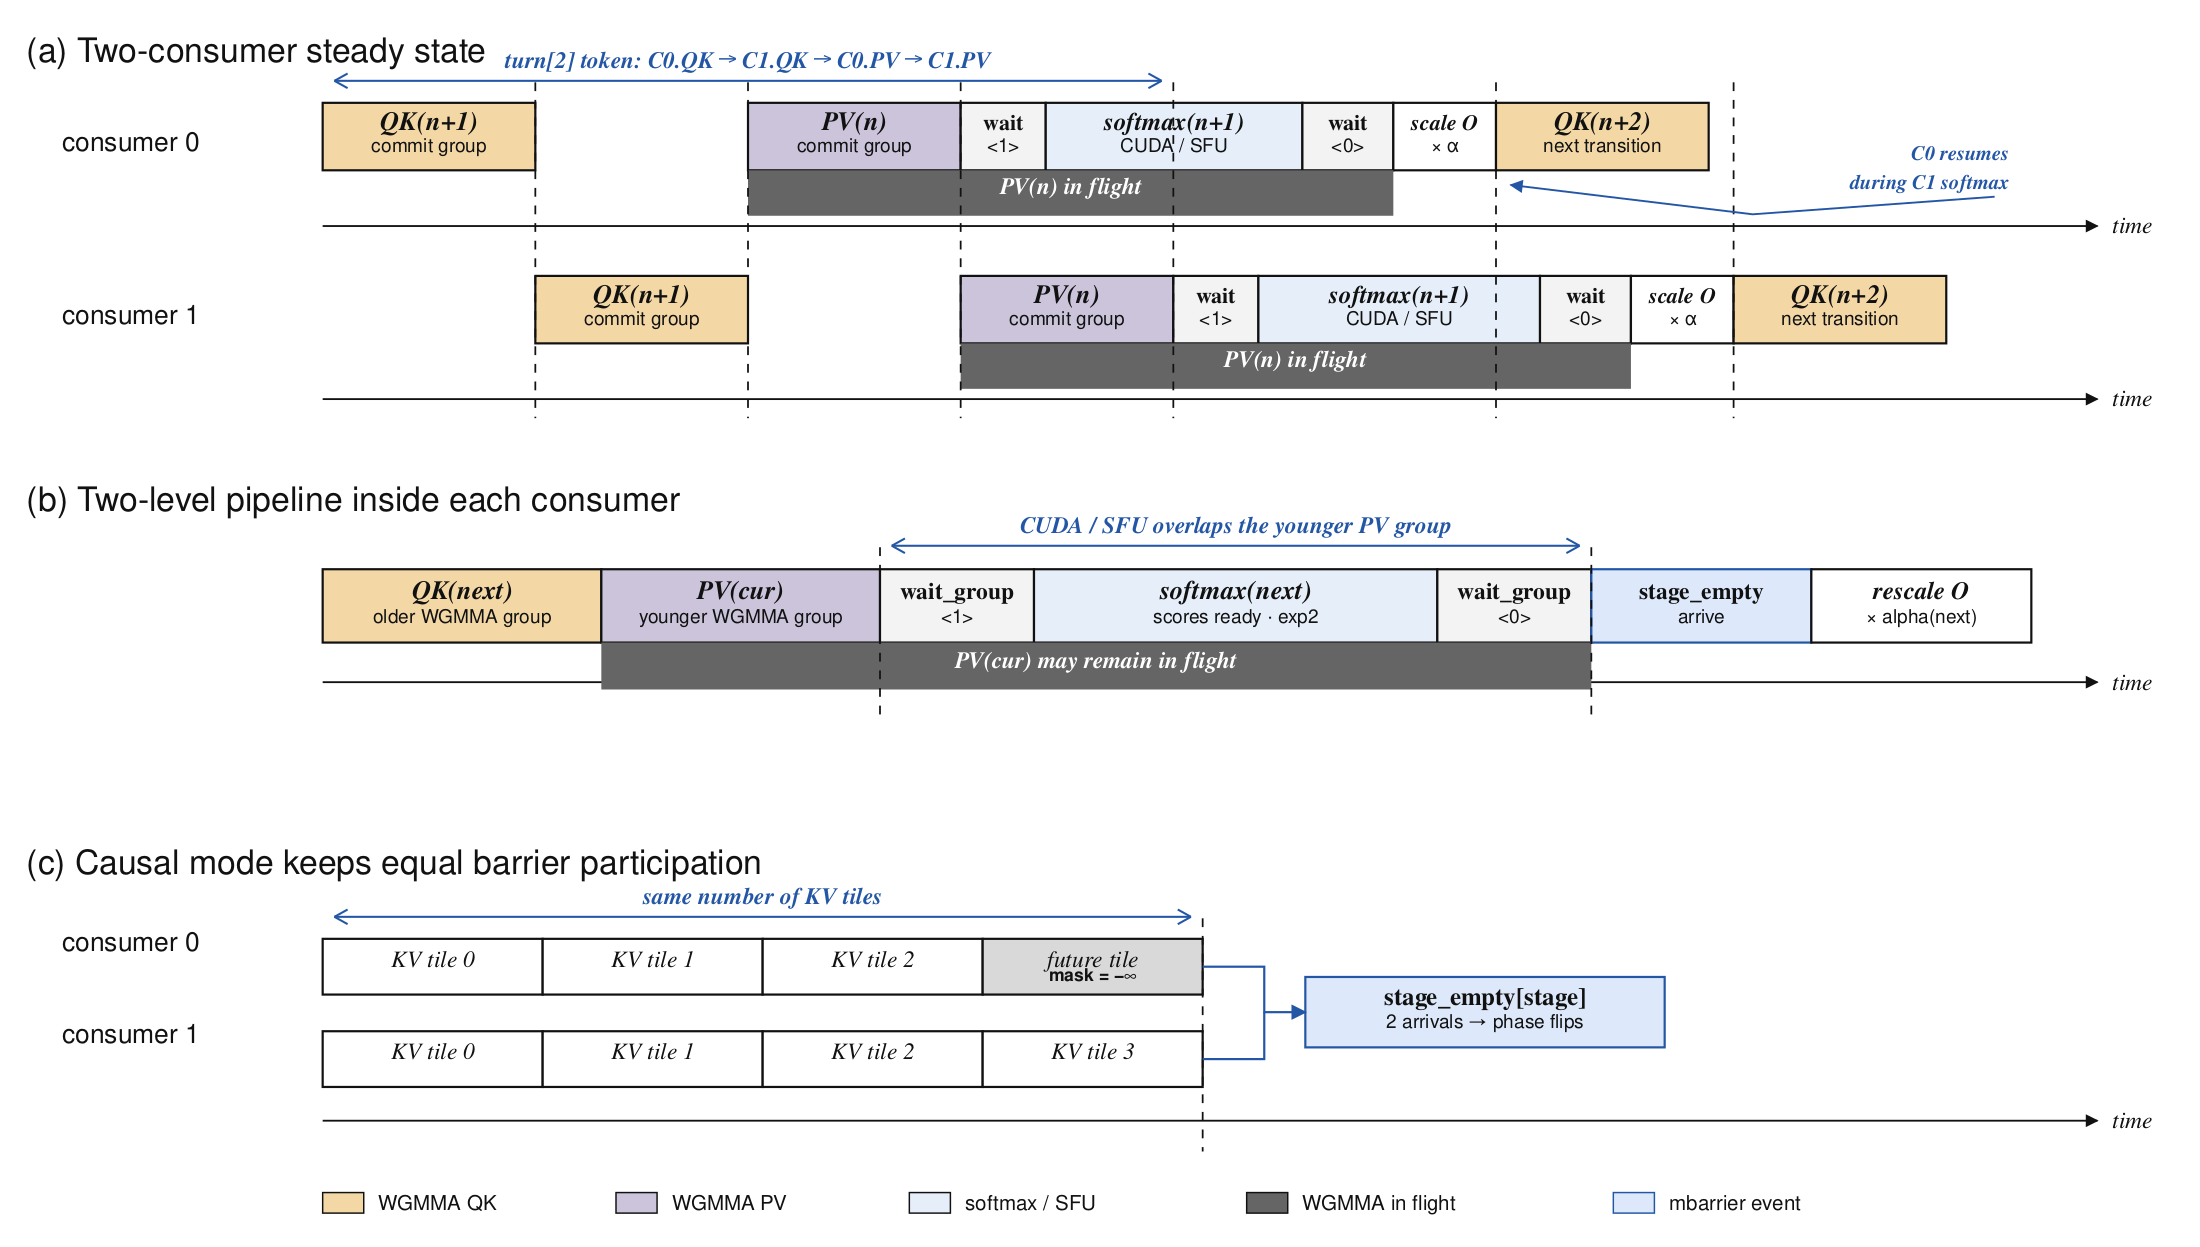

This chart was generated by the following Python code:
#!/usr/bin/env python3
"""Generate a paper-style SVG/PDF of the FA3 intra-WGMMA pipeline.

The SVG is the editable source artifact. The PDF is rendered directly from
that SVG through the system librsvg + Cairo libraries, so it stays vector.
"""

from __future__ import annotations

import argparse
import ctypes
import ctypes.util
import html
from pathlib import Path


W, H = 1500, 850

INK = "#111111"
BLUE = "#2456A6"
BLUE_LIGHT = "#DDE9FA"
QK = "#F3D8A6"
PV = "#CBC4DB"
SOFTMAX = "#E6EEF9"
FLIGHT = "#656565"
WAIT = "#F3F3F3"
MASK = "#D9D9D9"
WHITE = "#FFFFFF"


def esc(value: object) -> str:
    return html.escape(str(value), quote=True)


class SVG:
    def __init__(self) -> None:
        self.out: list[str] = []

    def add(self, raw: str) -> None:
        self.out.append(raw)

    def rect(self, x, y, w, h, fill=WHITE, stroke=INK, sw=1.5,
             dash: str | None = None) -> None:
        extra = f' stroke-dasharray="{dash}"' if dash else ""
        self.add(
            f'<rect x="{x}" y="{y}" width="{w}" height="{h}" '
            f'fill="{fill}" stroke="{stroke}" stroke-width="{sw}"{extra}/>'
        )

    def line(self, x1, y1, x2, y2, stroke=INK, sw=1.5,
             dash: str | None = None, marker: str | None = None) -> None:
        extra = f' stroke-dasharray="{dash}"' if dash else ""
        if marker:
            extra += f' marker-end="url(#{marker})"'
        self.add(
            f'<line x1="{x1}" y1="{y1}" x2="{x2}" y2="{y2}" '
            f'stroke="{stroke}" stroke-width="{sw}"{extra}/>'
        )

    def path(self, d, stroke=INK, sw=1.5, fill="none",
             dash: str | None = None, marker: str | None = None) -> None:
        extra = f' stroke-dasharray="{dash}"' if dash else ""
        if marker:
            extra += f' marker-end="url(#{marker})"'
        self.add(
            f'<path d="{d}" fill="{fill}" stroke="{stroke}" '
            f'stroke-width="{sw}"{extra}/>'
        )

    def text(self, x, y, value, size=18, weight=400, fill=INK,
             anchor="start", italic=False, family="serif",
             baseline: str | None = None) -> None:
        style = ' font-style="italic"' if italic else ""
        base = f' dominant-baseline="{baseline}"' if baseline else ""
        self.add(
            f'<text x="{x}" y="{y}" font-size="{size}" font-weight="{weight}" '
            f'fill="{fill}" text-anchor="{anchor}" class="{family}"{style}{base}>'
            f'{esc(value)}</text>'
        )


def box(s: SVG, x, y, w, h, label, fill, sub: str | None = None,
        italic=False, size=18, stroke=INK) -> None:
    s.rect(x, y, w, h, fill, stroke, 1.5)
    if sub:
        s.text(x + w / 2, y + h * 0.40, label, size, 600,
               anchor="middle", italic=italic, baseline="middle")
        s.text(x + w / 2, y + h * 0.73, sub, 13, 400,
               anchor="middle", family="sans", baseline="middle")
    else:
        s.text(x + w / 2, y + h / 2, label, size, 500,
               anchor="middle", italic=italic, baseline="middle")


def axis(s: SVG, y: int, x0=220, x1=1430) -> None:
    s.line(x0, y, x1, y, INK, 1.25, marker="arrow")
    s.text(x1 + 10, y + 5, "time", 16, 400, italic=True)


def dashed_boundary(s: SVG, x: int, y1: int, y2: int) -> None:
    s.line(x, y1, x, y2, INK, 1.2, "6 6")


def double_arrow(s: SVG, x1, x2, y, label, size=16) -> None:
    s.line(x1 + 8, y, x2 - 8, y, BLUE, 1.4)
    s.path(f"M {x1 + 8} {y} L {x1 + 17} {y - 5} M {x1 + 8} {y} L {x1 + 17} {y + 5}",
           BLUE, 1.4)
    s.path(f"M {x2 - 8} {y} L {x2 - 17} {y - 5} M {x2 - 8} {y} L {x2 - 17} {y + 5}",
           BLUE, 1.4)
    s.text((x1 + x2) / 2, y - 9, label, size, 600, BLUE,
           anchor="middle", italic=True)


def panel_a(s: SVG) -> None:
    """Actual cross-consumer steady-state schedule."""
    s.text(18, 42, "(a) Two-consumer steady state", 23, 500, family="sans")
    s.text(42, 103, "consumer 0", 18, 500, family="sans")
    s.text(42, 221, "consumer 1", 18, 500, family="sans")

    y0, y1, bh = 70, 188, 46
    axis(s, 154)
    axis(s, 272)

    # Four deterministic commit slots.
    box(s, 220, y0, 145, bh, "QK(n+1)", QK, "commit group", italic=True)
    box(s, 365, y1, 145, bh, "QK(n+1)", QK, "commit group", italic=True)
    box(s, 510, y0, 145, bh, "PV(n)", PV, "commit group", italic=True)
    box(s, 655, y1, 145, bh, "PV(n)", PV, "commit group", italic=True)

    # wait_group<1> exposes scores; softmax overlaps the younger PV group.
    box(s, 655, y0, 58, bh, "wait", WAIT, "<1>", size=15)
    box(s, 713, y0, 175, bh, "softmax(n+1)", SOFTMAX, "CUDA / SFU", italic=True, size=17)
    box(s, 888, y0, 62, bh, "wait", WAIT, "<0>", size=15)
    box(s, 950, y0, 70, bh, "scale O", WHITE, "× α", italic=True, size=15)

    box(s, 800, y1, 58, bh, "wait", WAIT, "<1>", size=15)
    box(s, 858, y1, 192, bh, "softmax(n+1)", SOFTMAX, "CUDA / SFU", italic=True, size=17)
    box(s, 1050, y1, 62, bh, "wait", WAIT, "<0>", size=15)
    box(s, 1112, y1, 70, bh, "scale O", WHITE, "× α", italic=True, size=15)

    # C0 can resume while C1 is still in softmax.
    box(s, 1020, y0, 145, bh, "QK(n+2)", QK, "next transition", italic=True)
    box(s, 1182, y1, 145, bh, "QK(n+2)", QK, "next transition", italic=True)

    # WGMMA remains in flight below each instruction/CUDA row.
    s.rect(510, 116, 440, 31, FLIGHT, FLIGHT, 0)
    s.text(730, 132, "PV(n) in flight", 16, 600, WHITE,
           anchor="middle", italic=True, baseline="middle")
    s.rect(655, 234, 457, 31, FLIGHT, FLIGHT, 0)
    s.text(883, 250, "PV(n) in flight", 16, 600, WHITE,
           anchor="middle", italic=True, baseline="middle")

    # turn[] hand-offs, aligned to the commit sequence.
    for x in (365, 510, 655, 800, 1020, 1182):
        dashed_boundary(s, x, 56, 285)
    double_arrow(s, 220, 800, 55,
                 "turn[2] token:  C0.QK → C1.QK → C0.PV → C1.PV", 16)
    s.text(1370, 109, "C0 resumes", 14, 600, BLUE, anchor="end", italic=True)
    s.text(1370, 129, "during C1 softmax", 14, 600, BLUE, anchor="end", italic=True)
    s.path("M 1360 134 L 1195 146 L 1030 126", BLUE, 1.3, marker="blue-arrow")


def panel_b(s: SVG) -> None:
    """Explain older/younger WGMMA group semantics once."""
    top = 326
    s.text(18, top + 22, "(b) Two-level pipeline inside each consumer", 23, 500, family="sans")
    y, bh = top + 62, 50
    axis(s, top + 139)

    box(s, 220, y, 190, bh, "QK(next)", QK, "older WGMMA group", italic=True)
    box(s, 410, y, 190, bh, "PV(cur)", PV, "younger WGMMA group", italic=True)
    box(s, 600, y, 105, bh, "wait_group", WAIT, "<1>", size=16)
    box(s, 705, y, 275, bh, "softmax(next)", SOFTMAX, "scores ready · exp2", italic=True)
    box(s, 980, y, 105, bh, "wait_group", WAIT, "<0>", size=16)
    box(s, 1085, y, 150, bh, "stage_empty", BLUE_LIGHT, "arrive", size=16, stroke=BLUE)
    box(s, 1235, y, 150, bh, "rescale O", WHITE, "× alpha(next)", italic=True, size=17)

    s.rect(410, y + bh, 675, 32, FLIGHT, FLIGHT, 0)
    s.text(747, y + bh + 17, "PV(cur) may remain in flight", 16, 600,
           WHITE, anchor="middle", italic=True, baseline="middle")
    dashed_boundary(s, 600, y - 15, y + 103)
    dashed_boundary(s, 1085, y - 15, y + 103)
    double_arrow(s, 600, 1085, y - 16,
                 "CUDA / SFU overlaps the younger PV group", 16)


def panel_c(s: SVG) -> None:
    """Show the causal trip-count invariant protecting stage barriers."""
    top = 574
    s.text(18, top + 22, "(c) Causal mode keeps equal barrier participation", 23, 500, family="sans")
    s.text(42, top + 74, "consumer 0", 18, 500, family="sans")
    s.text(42, top + 137, "consumer 1", 18, 500, family="sans")
    y0, y1, bh = top + 66, top + 129, 38
    axis(s, top + 190)

    x, tw = 220, 150
    for i in range(4):
        label = f"KV tile {i}" if i < 3 else "future tile"
        fill = MASK if i == 3 else WHITE
        box(s, x + i * tw, y0, tw, bh, label, fill, italic=True, size=16)
        box(s, x + i * tw, y1, tw, bh, f"KV tile {i}", WHITE, italic=True, size=16)
    s.text(x + 3 * tw + tw / 2, y0 + 29, "mask = −∞", 12, 600,
           anchor="middle", family="sans")

    end = x + 4 * tw
    dashed_boundary(s, end, top + 52, top + 211)
    double_arrow(s, x, end, top + 51, "same number of KV tiles", 16)
    box(s, end + 70, top + 92, 245, 48, "stage_empty[stage]", BLUE_LIGHT,
        "2 arrivals → phase flips", size=17, stroke=BLUE)
    s.path(f"M {end} {y0 + bh / 2} L {end + 42} {y0 + bh / 2} L {end + 42} {top + 116} L {end + 70} {top + 116}",
           BLUE, 1.5, marker="blue-arrow")
    s.path(f"M {end} {y1 + bh / 2} L {end + 42} {y1 + bh / 2} L {end + 42} {top + 116}",
           BLUE, 1.5)

    # Compact legend.
    ly = 825
    items = [(220, QK, "WGMMA QK"), (420, PV, "WGMMA PV"),
             (620, SOFTMAX, "softmax / SFU"), (850, FLIGHT, "WGMMA in flight"),
             (1100, BLUE_LIGHT, "mbarrier event")]
    for ix, fill, label in items:
        s.rect(ix, ly - 12, 28, 14, fill, INK if fill != BLUE_LIGHT else BLUE, 1)
        s.text(ix + 38, ly, label, 14, 400, family="sans")


def build_svg() -> str:
    s = SVG()
    s.add(f'''<svg xmlns="http://www.w3.org/2000/svg" width="{W}" height="{H}" viewBox="0 0 {W} {H}" role="img" aria-labelledby="title desc">
<title id="title">Two-consumer intra-WGMMA and softmax pipeline</title>
<desc id="desc">Paper-style timing diagram showing deterministic turn-token WGMMA commits, softmax overlap with an in-flight PV group, and equal causal barrier participation.</desc>
<defs>
  <marker id="arrow" viewBox="0 0 10 10" refX="9" refY="5" markerWidth="7" markerHeight="7" orient="auto"><path d="M 0 0 L 10 5 L 0 10 z" fill="{INK}"/></marker>
  <marker id="blue-arrow" viewBox="0 0 10 10" refX="9" refY="5" markerWidth="7" markerHeight="7" orient="auto"><path d="M 0 0 L 10 5 L 0 10 z" fill="{BLUE}"/></marker>
  <style>
    .serif {{ font-family: "Times New Roman", Times, "Droid Sans Fallback", "Noto Sans CJK SC", serif; }}
    .sans {{ font-family: Arial, Helvetica, "Droid Sans Fallback", "Noto Sans CJK SC", sans-serif; }}
    text {{ text-rendering: geometricPrecision; }}
  </style>
</defs>''')
    s.rect(0, 0, W, H, WHITE, "none", 0)
    panel_a(s)
    panel_b(s)
    panel_c(s)
    s.add("</svg>")
    return "\n".join(s.out) + "\n"


class RsvgRectangle(ctypes.Structure):
    _fields_ = [("x", ctypes.c_double), ("y", ctypes.c_double),
                ("width", ctypes.c_double), ("height", ctypes.c_double)]


def render_pdf(svg_path: Path, pdf_path: Path) -> None:
    """Render SVG to vector PDF with system librsvg and Cairo."""
    rsvg_name = ctypes.util.find_library("rsvg-2")
    cairo_name = ctypes.util.find_library("cairo")
    gobject_name = ctypes.util.find_library("gobject-2.0")
    if not (rsvg_name and cairo_name and gobject_name):
        raise RuntimeError("librsvg, Cairo, and GObject are required for PDF output")

    rsvg = ctypes.CDLL(rsvg_name)
    cairo = ctypes.CDLL(cairo_name)
    gobject = ctypes.CDLL(gobject_name)

    rsvg.rsvg_handle_new_from_file.argtypes = [ctypes.c_char_p, ctypes.POINTER(ctypes.c_void_p)]
    rsvg.rsvg_handle_new_from_file.restype = ctypes.c_void_p
    rsvg.rsvg_handle_render_document.argtypes = [ctypes.c_void_p, ctypes.c_void_p,
                                                  ctypes.POINTER(RsvgRectangle),
                                                  ctypes.POINTER(ctypes.c_void_p)]
    rsvg.rsvg_handle_render_document.restype = ctypes.c_bool
    cairo.cairo_pdf_surface_create.argtypes = [ctypes.c_char_p, ctypes.c_double, ctypes.c_double]
    cairo.cairo_pdf_surface_create.restype = ctypes.c_void_p
    cairo.cairo_create.argtypes = [ctypes.c_void_p]
    cairo.cairo_create.restype = ctypes.c_void_p
    cairo.cairo_destroy.argtypes = [ctypes.c_void_p]
    cairo.cairo_surface_finish.argtypes = [ctypes.c_void_p]
    cairo.cairo_surface_destroy.argtypes = [ctypes.c_void_p]
    gobject.g_object_unref.argtypes = [ctypes.c_void_p]

    error = ctypes.c_void_p()
    handle = rsvg.rsvg_handle_new_from_file(str(svg_path).encode(), ctypes.byref(error))
    if not handle:
        raise RuntimeError(f"librsvg could not open {svg_path}")

    # 750 × 410 pt: compact, paper-friendly landscape output.
    pdf_w, pdf_h = W * 0.5, H * 0.5
    surface = cairo.cairo_pdf_surface_create(str(pdf_path).encode(), pdf_w, pdf_h)
    cr = cairo.cairo_create(surface)
    viewport = RsvgRectangle(0, 0, pdf_w, pdf_h)
    ok = rsvg.rsvg_handle_render_document(handle, cr, ctypes.byref(viewport), ctypes.byref(error))
    cairo.cairo_destroy(cr)
    cairo.cairo_surface_finish(surface)
    cairo.cairo_surface_destroy(surface)
    gobject.g_object_unref(handle)
    if not ok:
        raise RuntimeError(f"librsvg failed while rendering {svg_path}")


def main() -> None:
    parser = argparse.ArgumentParser(description=__doc__)
    parser.add_argument(
        "output", nargs="?", type=Path,
        default=Path(__file__).with_suffix(".svg"),
        help="output .svg or .pdf path; the sibling vector format is also generated",
    )
    args = parser.parse_args()
    stem = args.output.with_suffix("")
    svg_path = stem.with_suffix(".svg")
    pdf_path = stem.with_suffix(".pdf")
    svg_path.parent.mkdir(parents=True, exist_ok=True)
    svg_path.write_text(build_svg(), encoding="utf-8")
    render_pdf(svg_path, pdf_path)


if __name__ == "__main__":
    main()
